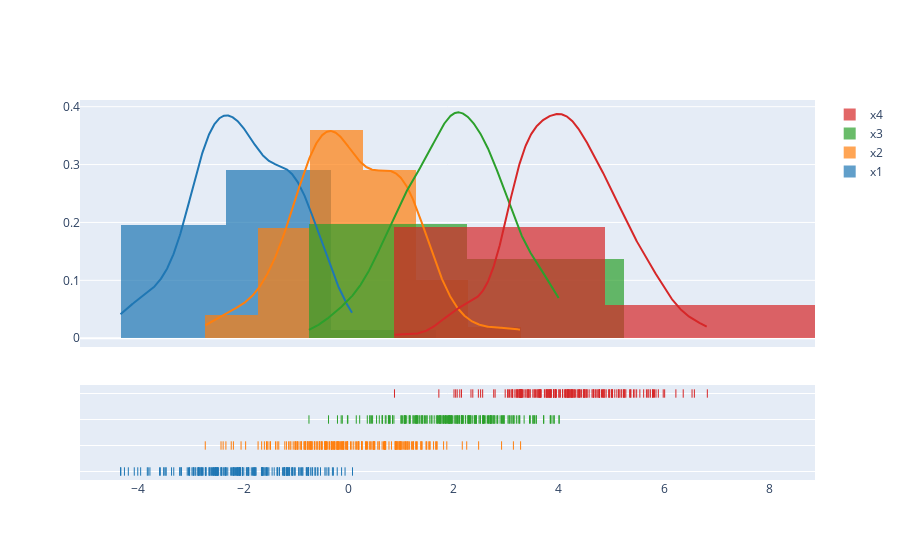

Here is the notebook cell this chart was saved with:
### Markdown cell above
We can modify the bin_size for each dataset:

### Code cell
fig = ff.create_distplot(hist_data, group_labels, bin_size=[2, 1, 3, 4])
fig.update_layout(height=600)
pyo.iplot(fig)

### Figure 1 — Plotly figure (JSON) as saved in the notebook; plotly's stock layout.template omitted (floating-point values rounded to 4 significant figures; data arrays with more than 128 entries replaced by an {"elided": "..."} marker saying what was removed)
{"data": [{"histnorm": "probability density", "legendgroup": "x1", "marker": {"color": "rgb(31, 119, 180)"}, "name": "x1", "opacity": 0.7, "type": "histogram", "x": {"elided": "200 float values"}, "xaxis": "x", "xbins": {"end": 0.07359, "size": 2, "start": -4.34}, "yaxis": "y"}, {"histnorm": "probability density", "legendgroup": "x2", "marker": {"color": "rgb(255, 127, 14)"}, "name": "x2", "opacity": 0.7, "type": "histogram", "x": {"elided": "200 float values"}, "xaxis": "x", "xbins": {"end": 3.271, "size": 1, "start": -2.727}, "yaxis": "y"}, {"histnorm": "probability density", "legendgroup": "x3", "marker": {"color": "rgb(44, 160, 44)"}, "name": "x3", "opacity": 0.7, "type": "histogram", "x": {"elided": "200 float values"}, "xaxis": "x", "xbins": {"end": 4.005, "size": 3, "start": -0.7549}, "yaxis": "y"}, {"histnorm": "probability density", "legendgroup": "x4", "marker": {"color": "rgb(214, 39, 40)"}, "name": "x4", "opacity": 0.7, "type": "histogram", "x": {"elided": "200 float values"}, "xaxis": "x", "xbins": {"end": 6.824, "size": 4, "start": 0.8723}, "yaxis": "y"}, {"legendgroup": "x1", "marker": {"color": "rgb(31, 119, 180)"}, "mode": "lines", "name": "x1", "showlegend": false, "type": "scatter", "x": {"elided": "500 float values"}, "xaxis": "x", "y": {"elided": "500 float values"}, "yaxis": "y"}, {"legendgroup": "x2", "marker": {"color": "rgb(255, 127, 14)"}, "mode": "lines", "name": "x2", "showlegend": false, "type": "scatter", "x": {"elided": "500 float values"}, "xaxis": "x", "y": {"elided": "500 float values"}, "yaxis": "y"}, {"legendgroup": "x3", "marker": {"color": "rgb(44, 160, 44)"}, "mode": "lines", "name": "x3", "showlegend": false, "type": "scatter", "x": {"elided": "500 float values"}, "xaxis": "x", "y": {"elided": "500 float values"}, "yaxis": "y"}, {"legendgroup": "x4", "marker": {"color": "rgb(214, 39, 40)"}, "mode": "lines", "name": "x4", "showlegend": false, "type": "scatter", "x": {"elided": "500 float values"}, "xaxis": "x", "y": {"elided": "500 float values"}, "yaxis": "y"}, {"legendgroup": "x1", "marker": {"color": "rgb(31, 119, 180)", "symbol": "line-ns-open"}, "mode": "markers", "name": "x1", "showlegend": false, "type": "scatter", "x": {"elided": "200 float values"}, "xaxis": "x", "y": {"elided": "200 str values"}, "yaxis": "y2"}, {"legendgroup": "x2", "marker": {"color": "rgb(255, 127, 14)", "symbol": "line-ns-open"}, "mode": "markers", "name": "x2", "showlegend": false, "type": "scatter", "x": {"elided": "200 float values"}, "xaxis": "x", "y": {"elided": "200 str values"}, "yaxis": "y2"}, {"legendgroup": "x3", "marker": {"color": "rgb(44, 160, 44)", "symbol": "line-ns-open"}, "mode": "markers", "name": "x3", "showlegend": false, "type": "scatter", "x": {"elided": "200 float values"}, "xaxis": "x", "y": {"elided": "200 str values"}, "yaxis": "y2"}, {"legendgroup": "x4", "marker": {"color": "rgb(214, 39, 40)", "symbol": "line-ns-open"}, "mode": "markers", "name": "x4", "showlegend": false, "type": "scatter", "x": {"elided": "200 float values"}, "xaxis": "x", "y": {"elided": "200 str values"}, "yaxis": "y2"}], "layout": {"autosize": true, "barmode": "overlay", "hovermode": "closest", "legend": {"traceorder": "reversed"}, "xaxis": {"anchor": "y2", "autorange": true, "domain": [0, 1], "range": [-5.088, 8.872], "type": "linear", "zeroline": false}, "yaxis": {"anchor": "free", "autorange": true, "domain": [0.35, 1], "position": 0, "range": [-0.01518, 0.4115], "type": "linear"}, "yaxis2": {"anchor": "x", "autorange": true, "domain": [0, 0.25], "dtick": 1, "range": [-0.3103, 3.31], "showticklabels": false, "type": "category"}}}
